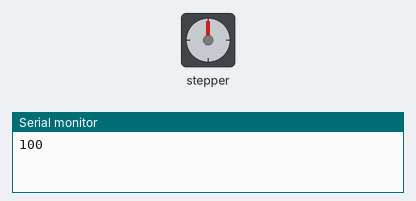
A program run on a simulated Arduino Uno, built with avr-gcc and run on an emulated ATmega328P. Shown: stepper motor, the last lines printed to the serial monitor. Stepper angles assume 200 steps per turn.

Above: at 0.05 s.
At 1.8 s:
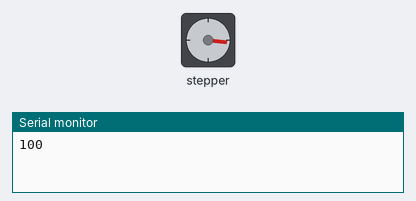
At 3.55 s:
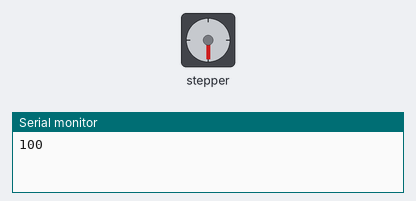
At 7.1 s:
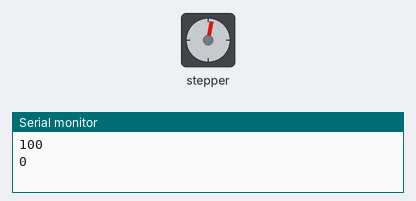
Timing chart, 0 to 11.0 s (numbered marks = the images above):
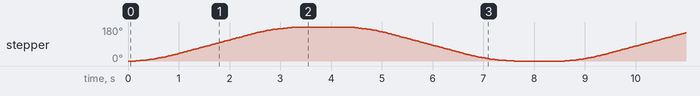

Measured:
- by itself, stepper: turns 180° clockwise in 3.2 s, then 180° counter-clockwise in 3.2 s, repeating every 8.5 s

The program:

main.cpp
```cpp
#include <Arduino.h>

#include <AccelStepper.h>

AccelStepper stepper(AccelStepper::DRIVER, 2, 5);

void setup() {
    Serial.begin(115200);

    stepper.setEnablePin(8);
    stepper.setPinsInverted(false, false, true);

    // Serial.println("enabled");
    stepper.enableOutputs();
    // while (true)
    //     ;

    stepper.setMaxSpeed(40);
    stepper.setSpeed(40);
    stepper.setAcceleration(40);
}

void loop() {
    stepper.moveTo(abs(stepper.currentPosition() - 100));
    Serial.println(stepper.targetPosition());
    stepper.enableOutputs();
    stepper.runToPosition();
    delay(1000);
}
```
